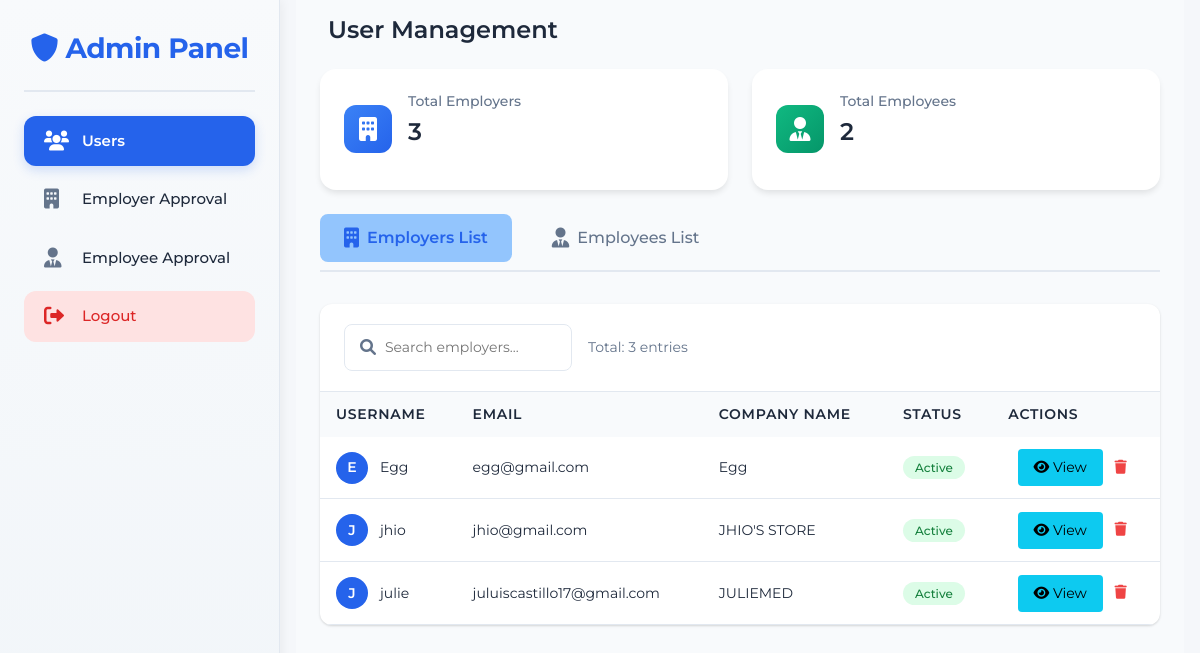
The app's page /secret-admin/dashboard/ (signed in), older data.
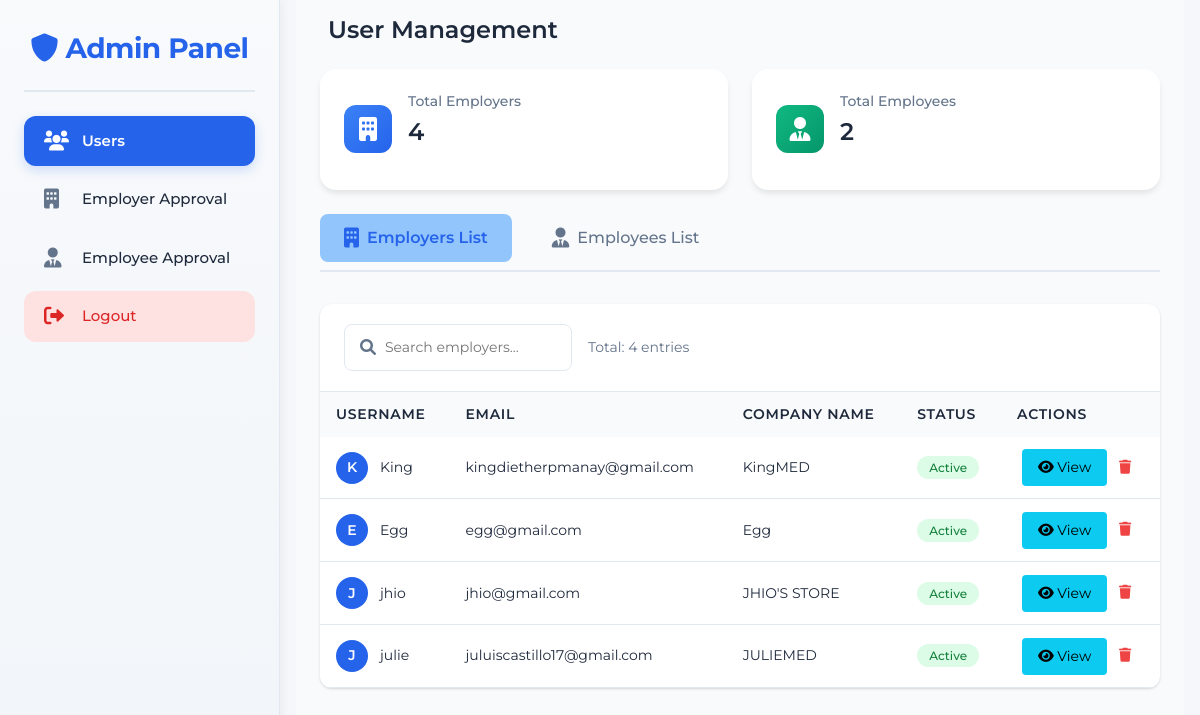
The same page, newer data.
### employer/models.py (models this page shows, shortened)
class Employer(models.Model):
    REGISTRATION_TYPE_CHOICES = [
        ('SEC', 'SEC Registration'),
        ('DTI', 'DTI Registration'),
    ]
    username = models.CharField(max_length=100, unique=True)
    email = models.EmailField(unique=True)
    password = models.CharField(max_length=128)
    company_name = models.CharField(max_length=255, blank=True)
    company_description = models.TextField(blank=True)
    company_website = models.URLField(blank=True)
    company_location = models.CharField(max_length=255, blank=True)
    latitude = models.FloatField(null=True, blank=True)
    longitude = models.FloatField(null=True, blank=True)
    industry = models.CharField(max_length=100, blank=True)
    registration_type = models.CharField(
        max_length=3,
        choices=REGISTRATION_TYPE_CHOICES,
        blank=True
    )
    business_permit = models.FileField(
        upload_to='business_permits/',
        validators=[validate_file_extension, validate_file_size],
        blank=True,
        null=True,
        help_text='Upload your business permit (PDF, JPG, JPEG, or PNG, max 10MB)'
    )
    registration_document = models.FileField(
        upload_to='registration_documents/',
        validators=[validate_file_extension, validate_file_size],
        blank=True,
        null=True,
        help_text='Upload your SEC/DTI registration document (PDF, JPG, JPEG, or PNG, max 10MB)'
    )
    registration_number = models.CharField(
        max_length=50,
        blank=True,
        help_text='Your SEC/DTI registration number'
    )
    registration_date = models.DateField(
        null=True,
        blank=True,
        help_text='Date of SEC/DTI registration'
    )
    last_login = models.DateTimeField(null=True, blank=True)
    date_joined = models.DateTimeField(default=timezone.now)
    is_active = models.BooleanField(default=True)
    is_verified = models.BooleanField(default=False)
    is_approved = models.BooleanField(default=False)
    approval_date = models.DateTimeField(null=True, blank=True)
    rejection_reason = models.TextField(blank=True, null=True)

### admin_panel/views.py (the view)
# urls.py: path('dashboard/', views.admin_dashboard, name='dashboard'),
@login_required
@user_passes_test(is_admin)
def admin_dashboard(request):
    try:
        employees = Employee.objects.all().order_by('-date_joined')
        employers = Employer.objects.all().order_by('-date_joined')
        context = {
            'employees': employees,
            'employers': employers,
        }
        return render(request, 'admin_panel/dashboard.html', context)
    except Exception as e:
        messages.error(request, f'Error loading dashboard: {str(e)}')
        return render(request, 'admin_panel/dashboard.html', {'employees': [], 'employers': []})

### admin_panel/views.py (called while the page is built)
def is_admin(user):
    return user.is_authenticated and user.is_admin

### admin_panel/templates/admin_panel/dashboard.html (shortened to what the changed rows need)
{% extends "base.html" %}
{% load static %}
{% block extra_css %}
<link rel="stylesheet" href="{% static 'css/admin_panel.css' %}">
{% endblock %}
{% block content %}
<div class="admin-dashboard container-fluid">
    <aside class="sidebar">
        <div class="sidebar-header">
            <h2>
                <i class="fas fa-shield-alt"></i>
                Admin Panel
            </h2>
        </div>
    </aside>
    <main class="main-content px-4 py-3 w-full">
        <div class="content-header">
            <h1>User Management</h1>
        </div>
        <div class="stats-container gap-4 my-4">
            <div class="stat-card">
                <div class="stat-info">
                    <h3>Total Employers</h3>
                    <p class="stat-number">{{ employers|length }}</p>
                </div>
            </div>
        </div>
        <div id="employers-content" class="tab-content active">
            <div class="table-container w-full max-w-full overflow-x-auto my-4">
                <div class="table-header">
                    <div class="header-actions">
                        <div class="table-info">
                            <span class="total-entries">Total: {{ employers|length }} entries</span>
                        </div>
                    </div>
                </div>
                <div class="table-wrapper">
                    <table class="data-table">
                        <thead>
                            <tr>
                                <th>Username</th>
                                <th>Email</th>
                                <th>Company Name</th>
                                <th>Status</th>
                                <th>Actions</th>
                            </tr>
                        </thead>
                        <tbody>
                            {% for employer in employers %}
                            <tr data-employer-id="{{ employer.id }}">
                                <td>
                                    <div class="user-info">
                                        <div class="user-avatar">{{ employer.username|make_list|first|upper }}</div>
                                        <span>{{ employer.username }}</span>
                                    </div>
                                </td>
                                <td>{{ employer.email }}</td>
                                <td>{{ employer.company_name }}</td>
                                <td>
                                    <span class="status-badge active">Active</span>
                                </td>
                                <td class="text-center">
                                    <button onclick="viewUser('employer', {{ employer.id }})" class="btn btn-info btn-sm">
                                        <i class="fas fa-eye"></i> View
                                    </button>
                                    <button class="btn-delete" onclick="deleteUser('employer', {{ employer.id }})" title="Delete">
                                        <i class="fas fa-trash"></i>
                                    </button>
                                </td>
                            </tr>
                            {% endfor %}
                        </tbody>
                    </table>
                </div>
            </div>
        </div>
    </main>
</div>
{% endblock %}

Row changes from the older to the newer data that the page shows:
added Employer: username|make_list "K", username "King", email "kingdietherpmanay@gmail.com", company_name "KingMED"
Text that changed along with them:
{{ employers|length }}: "3" → "4"
